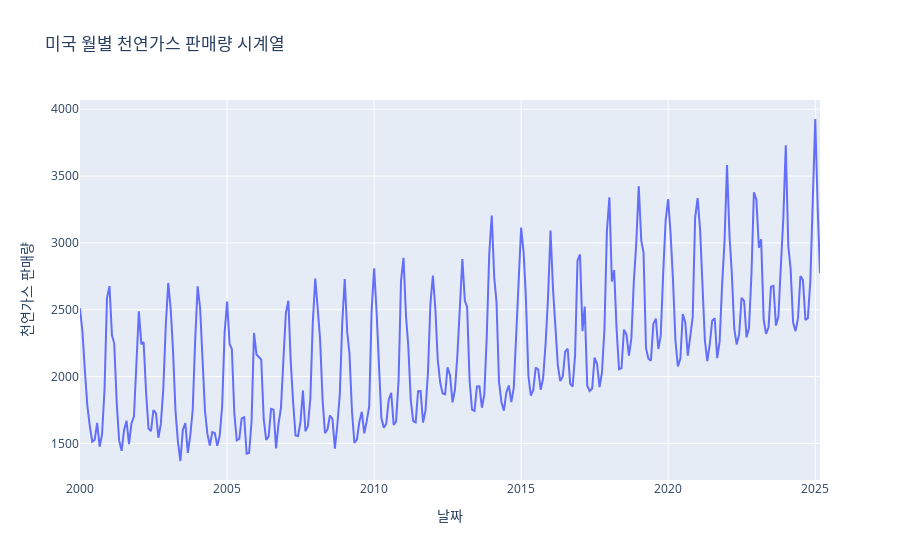

Notebook code for this chart:
### Markdown cell above
### ✏️ 연습 문제 (Practice Problems)

1.  미국 월별 천연가스 판매량 데이터를 불러와 시계열 그래프로 시각화하고, 데이터의 특징(추세, 계절성)을 설명해보세요.
      * 데이터셋 URL: `https://fred.stlouisfed.org/data/NATURALGAS.txt`
2.  위 데이터에 대해 ADF 검정을 수행하고 정상성을 만족하는지 확인하세요.
3.  데이터가 비정상 시계열이라면, 정상성을 만족할 때까지 차분을 수행하고, 매 차분 단계마다 ADF 검정 결과와 시계열 그래프를 확인하여 비교 설명하세요.

### Code cell
# 연습 문제 1, 2, 3번 풀이 공간
import pandas as pd
import plotly.express as px
from statsmodels.tsa.stattools import adfuller

# 1. 데이터 로드 및 시각화
url = "https://fred.stlouisfed.org/data/NATURALGAS.txt"
dfs = pd.read_html(url)
df_gas = dfs[1]
df_gas.columns = ['Month', 'Natural Gas Sales']
df_gas['Month'] = pd.to_datetime(df_gas['Month'])
df_gas.set_index('Month', inplace=True)
xf

### Figure 1 — Plotly figure (JSON) as saved in the notebook; plotly's stock layout.template omitted (floating-point values rounded to 4 significant figures; data arrays with more than 128 entries replaced by an {"elided": "..."} marker saying what was removed)
{"data": [{"hovertemplate": "Month=%{x}<br>Natural Gas Sales=%{y}<extra></extra>", "legendgroup": "", "line": {"color": "#636efa", "dash": "solid"}, "marker": {"symbol": "circle"}, "mode": "lines", "name": "", "orientation": "v", "showlegend": false, "type": "scatter", "x": {"elided": "303 str values"}, "xaxis": "x", "y": {"elided": "303 float values"}, "yaxis": "y"}], "layout": {"legend": {"tracegroupgap": 0}, "title": {"text": "미국 월별 천연가스 판매량 시계열"}, "xaxis": {"anchor": "y", "domain": [0, 1], "title": {"text": "날짜"}}, "yaxis": {"anchor": "x", "domain": [0, 1], "title": {"text": "천연가스 판매량"}}}}
